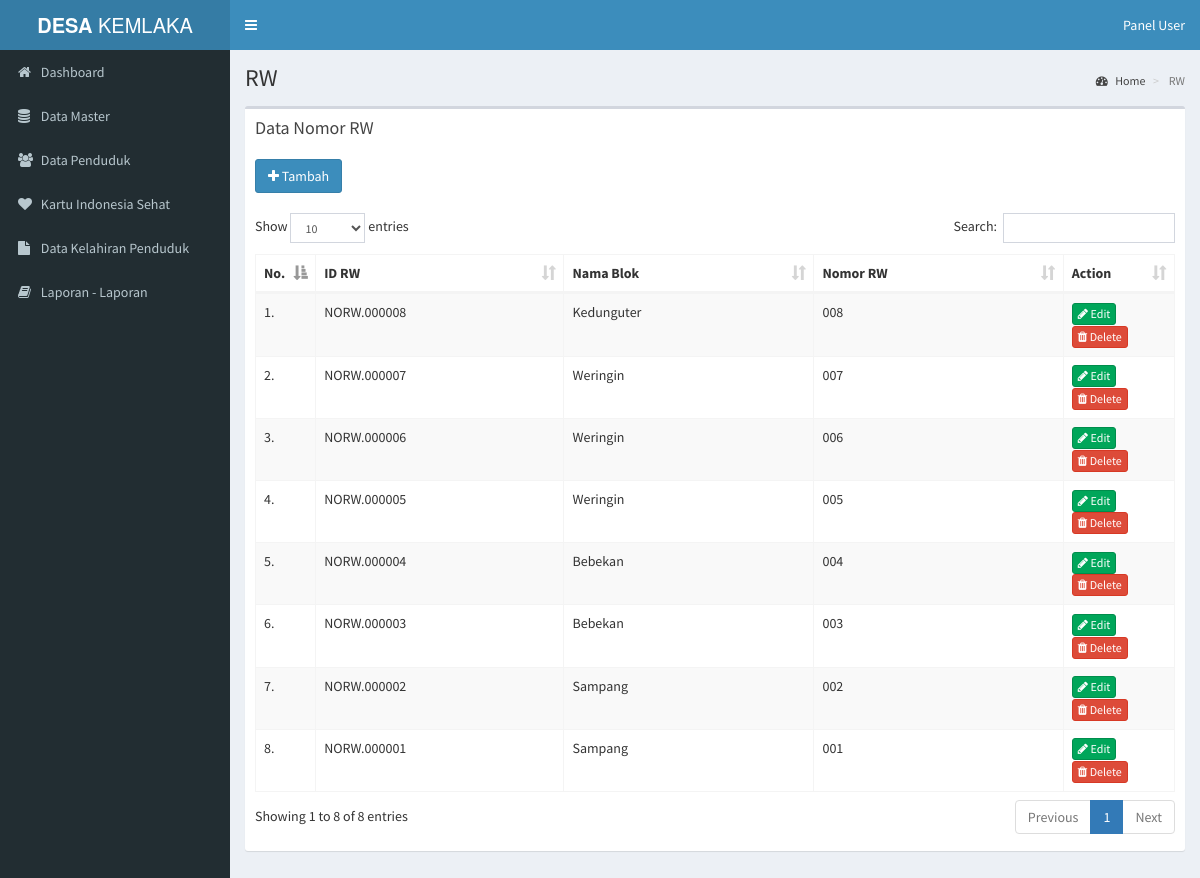
The app's page /pages/media.php?module=RW (signed in) with its own data.
### tables this page shows
CREATE TABLE `rw` (
  `id_rw` varchar(11) NOT NULL,
  `id_blok` varchar(11) DEFAULT NULL,
  `rw` varchar(3) NOT NULL
);

CREATE TABLE `blok` (
  `id_blok` varchar(11) NOT NULL,
  `blok` varchar(30) NOT NULL
);

### pages/modul/mod_rw/rw.php (the view, shortened to what this page needs)
<?php
 if (empty($_SESSION['username']) AND empty($_SESSION['passuser'])){
  echo "<link href='style.css' rel='stylesheet' type='text/css'>
 <center>Untuk mengakses modul, Anda harus login <br>";
  echo "<a href=../../index.php><b>LOGIN</b></a></center>";
}
else{
$aksi="modul/mod_rw/aksi_rw.php";
switch($_GET[act]){
  default:
echo "
<div class='box'>
<div class='box-header'>
  <h3 class='box-title'>Data Nomor RW</h3> <br> <br>
  <a href='?module=RW&act=tambahrw'><button type='button' class='btn btn-round btn-primary'><i class='fa fa-plus'></i> Tambah</button></a>
</div>
<div class='box-body'>
  <table id='example1' class='table table-bordered table-striped'>
    <thead>
    <tr>
      <th>No.</th>
      <th>ID RW</th>
      <th>Nama Blok</th>
      <th>Nomor RW</th>
      <th width='12%'>Action</th>
    </tr>
    </thead>
    <tbody>";
    $tampil = mysql_query("SELECT
    *
  FROM
    `blok`
    INNER JOIN `rw` ON `blok`.`id_blok` = `rw`.`id_blok` ORDER BY rw.id_rw DESC");
    $no = 1;
    while($r=mysql_fetch_array($tampil)){
    echo"
    <tr>
      <td width='5%'>$no.</td>
      <td>$r[id_rw]</td>
      <td>$r[blok]</td>
      <td>$r[rw]</td>
      <td width='12%'>
        <a href='?module=RW&act=editrw&id=$r[id_rw]' class='btn btn-success btn-xs'><i class='fa fa-pencil'></i> Edit</a>
        <a href='$aksi?module=RW&act=hapus&id=$r[id_rw]' class='btn btn-danger btn-xs' onClick=\"return confirm('Yakin ingin hapus data ? Data yang dihapus tidak dapat dipulihkan !')\"><i class='fa fa-trash'></i> Delete</a>
      </td>
    </tr>";
    $no++;
    }
    echo"
    </tbody>
  </table>
</div>
</div>
";
break;
}
}
?>

### records on screen
rw: id_rw "NORW.000008", id_blok.blok "Kedunguter", rw "008"
rw: id_rw "NORW.000007", id_blok.blok "Weringin", rw "007"
rw: id_rw "NORW.000006", id_blok.blok "Weringin", rw "006"
rw: id_rw "NORW.000005", id_blok.blok "Weringin", rw "005"
rw: id_rw "NORW.000004", id_blok.blok "Bebekan", rw "004"
rw: id_rw "NORW.000003", id_blok.blok "Bebekan", rw "003"
rw: id_rw "NORW.000002", id_blok.blok "Sampang", rw "002"
rw: id_rw "NORW.000001", id_blok.blok "Sampang", rw "001"

### other values on screen
$_GET[module] "RW"
